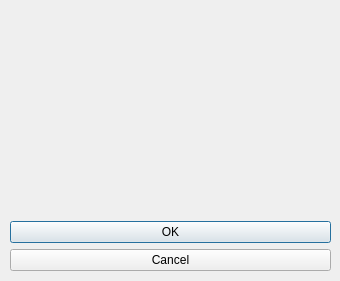
<?xml version="1.0" encoding="UTF-8"?>
<ui version="4.0">
 <class>Dialog</class>
 <widget class="QDialog" name="Dialog">
  <property name="geometry">
   <rect>
    <x>0</x>
    <y>0</y>
    <width>340</width>
    <height>281</height>
   </rect>
  </property>
  <property name="windowTitle">
   <string>Dialog</string>
  </property>
  <widget class="QDialogButtonBox" name="buttonBox">
   <property name="geometry">
    <rect>
     <x>10</x>
     <y>221</y>
     <width>321</width>
     <height>51</height>
    </rect>
   </property>
   <property name="orientation">
    <enum>Qt::Vertical</enum>
   </property>
   <property name="standardButtons">
    <set>QDialogButtonBox::Cancel|QDialogButtonBox::Ok</set>
   </property>
  </widget>
  <widget class="QLabel" name="imageLabel">
   <property name="geometry">
    <rect>
     <x>90</x>
     <y>10</y>
     <width>151</width>
     <height>151</height>
    </rect>
   </property>
   <property name="text">
    <string/>
   </property>
  </widget>
  <widget class="QLabel" name="msgLabel">
   <property name="geometry">
    <rect>
     <x>16</x>
     <y>170</y>
     <width>311</width>
     <height>20</height>
    </rect>
   </property>
   <property name="font">
    <font>
     <pointsize>14</pointsize>
     <weight>75</weight>
     <bold>true</bold>
    </font>
   </property>
   <property name="text">
    <string/>
   </property>
  </widget>
 </widget>
 <resources/>
 <connections>
  <connection>
   <sender>buttonBox</sender>
   <signal>accepted()</signal>
   <receiver>Dialog</receiver>
   <slot>accept()</slot>
   <hints>
    <hint type="sourcelabel">
     <x>248</x>
     <y>254</y>
    </hint>
    <hint type="destinationlabel">
     <x>157</x>
     <y>274</y>
    </hint>
   </hints>
  </connection>
  <connection>
   <sender>buttonBox</sender>
   <signal>rejected()</signal>
   <receiver>Dialog</receiver>
   <slot>reject()</slot>
   <hints>
    <hint type="sourcelabel">
     <x>316</x>
     <y>260</y>
    </hint>
    <hint type="destinationlabel">
     <x>286</x>
     <y>274</y>
    </hint>
   </hints>
  </connection>
 </connections>
</ui>
